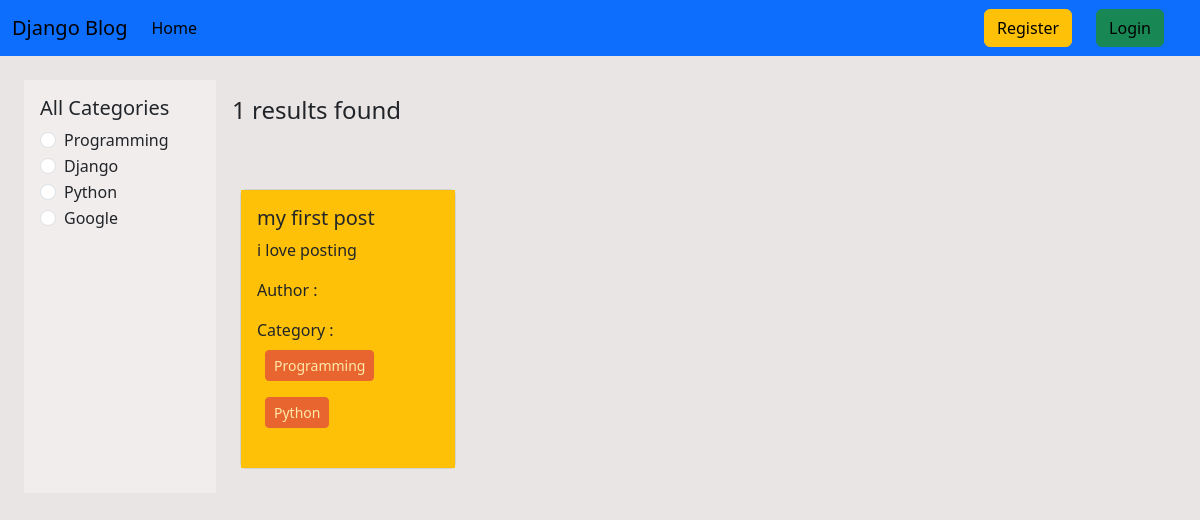
The page /category/python/ on the database its author committed.
### categories/models.py (models this page shows, shortened)
class Category(models.Model):
    name = models.CharField(max_length=100)
    slug = models.SlugField(max_length=100,unique=True, null=True, blank=True)

### post/models.py (models this page shows, shortened)
class Post(models.Model):
    title = models.CharField(max_length=100)
    content = models.TextField()
    category = models.ManyToManyField(Category)
    author = models.ForeignKey(User, on_delete=models.CASCADE) # we use ForeignKey for OnetoMany or ManytoOne relation

### blog_project/views.py (the view)
# urls.py: 2. Add a URL to urlpatterns:  path('', views.home, name='home')
def home(request, category_slug = None):
    data= Post.objects.all()
    if category_slug is not None:
        category = Category.objects.get(slug = category_slug)
        data = Post.objects.filter(category = category)
    categories= Category.objects.all()
    return render(request, 'home.html', {'data':data, 'category':categories})

### templates/home.html
{% extends 'base.html' %}
{% block content %}
<div class="d-flex flex-wrap p-4">
  <div class="col-2 p-3" style="background-color: #f1eded;" >
    <h5>All Categories</h5>
    {% for cat in category %}
    <div class="form-check">
      <input
        class="form-check-input"
        type="radio"
        name="category"
        id="{{cat.id}}"
      />
      <label class="form-check-label" for="{{cat.id}}">
        <a href="{% url 'category_wise_post' cat.slug %}" class="text-decoration-none text-dark" >{{cat.name}}</a>
      </label>
    </div>
    {% endfor %}
  </div>
  <div class="col-10 p-3">
    <h4>{{data | length}} results found</h4>
    <div class="d-flex flex-wrap pt-5">
      {% for post in data %}
      <div class="col-sm-3">
        <div class="card m-2">
          <div class="card-body bg-warning">
            <h5 class="card-title">{{post.title}}</h5>
            <p class="card-text">{{post.content}}</p>
            <p>Author : {{post.author.first_name}} {{post.author.last_name}}</p>
            <p>
              Category : {% for cat in post.category.all %}
              <button class="btn btn-danger btn-sm m-2" disabled>
                {{cat.name}}
              </button>
              {% endfor %}
            </p>
          </div>
        </div>
      </div>
      {% endfor %}
    </div>
  </div>
</div>
{% endblock %}

### rows shown on the page
Category: name "Programming"
Category: name "Django"
Category: name "Python"
Category: name "Google"
Post: title "my first post", content "i love posting"

### other values the page prints
{{ data | length }} "1"
